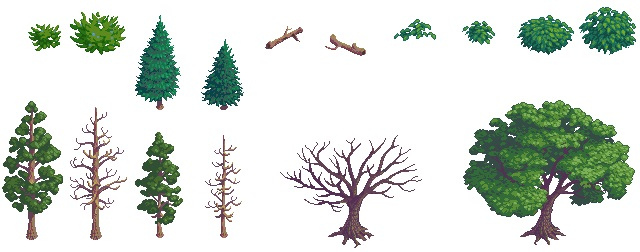
#> input picture 13584586-extract-sprite/1.jpg, 640 x 252 px, found by its file name
$ python improve_tesseract.py
#> lines starting #> are read from the running program, lines starting #| are printed output that depends on the picture; after the words box and inside, x2 and y2 are one past the last pixel; in counts of white or black regions, pixels touching at a corner belong together
import cv2
import pytesseract

pytesseract.pytesseract.tesseract_cmd = r"C:\Program Files\Tesseract-OCR\tesseract.exe"

image = cv2.imread('1.jpg',0)
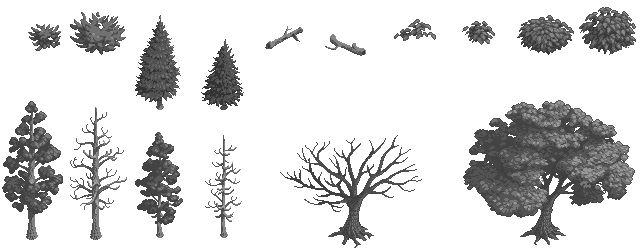
#> image: shape (252, 640); min 0, max 255, mean 217
thresh = cv2.threshold(image, 150, 255, cv2.THRESH_BINARY_INV)[1]
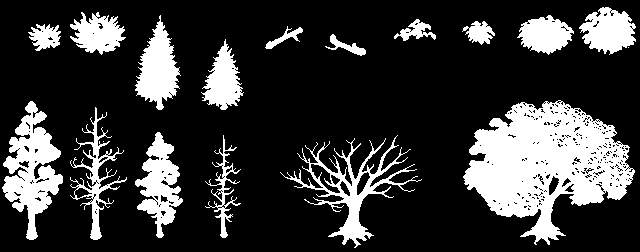
#> thresh: shape (252, 640); 22.1% white; 18 white regions (2 under 20 px), largest, box (x1, y1, x2, y2) and area: (463, 100, 635, 245) 13606, (2, 101, 63, 240) 3958, (280, 135, 422, 248) 2969

kernel = cv2.getStructuringElement(cv2.MORPH_RECT, (5,5))
opening = cv2.morphologyEx(thresh, cv2.MORPH_OPEN, kernel)
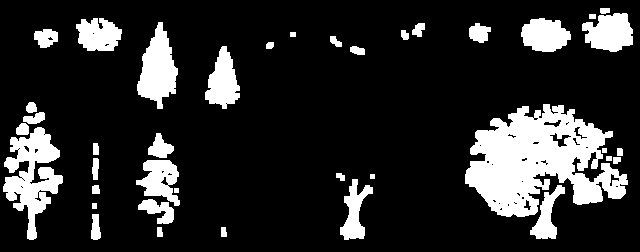
#> opening: shape (252, 640); 17% white; 39 white regions, largest, box (x1, y1, x2, y2) and area: (465, 104, 628, 217) 10727, (3, 127, 63, 240) 3253, (137, 22, 178, 109) 2068

result = 255 - opening
cv2.imshow('thresh', thresh)
cv2.imshow('opening', opening)
cv2.imshow('result', result)

print(pytesseract.image_to_string(result))
#> (this line was passed over: pytesseract is not available in this run)
cv2.waitKey()

$ run again, with 13584586-extract-sprite/ROIS.PNG saved as 13584586-extract-sprite/1.jpg
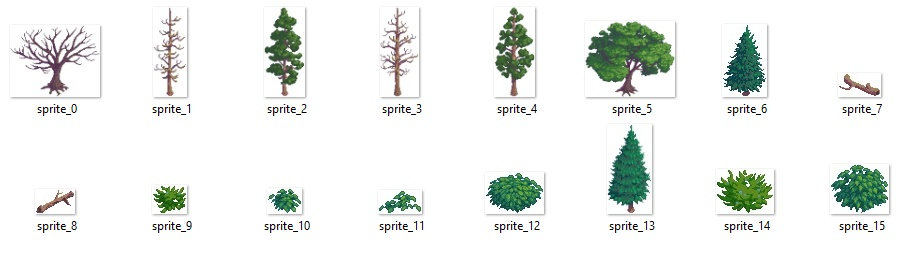
#> input picture 13584586-extract-sprite/ROIS.PNG, 907 x 256 px, found by its file name
#> `thresh = cv2.threshold(image, 150, 255, cv2.THRESH_BINARY_INV)[1]`:
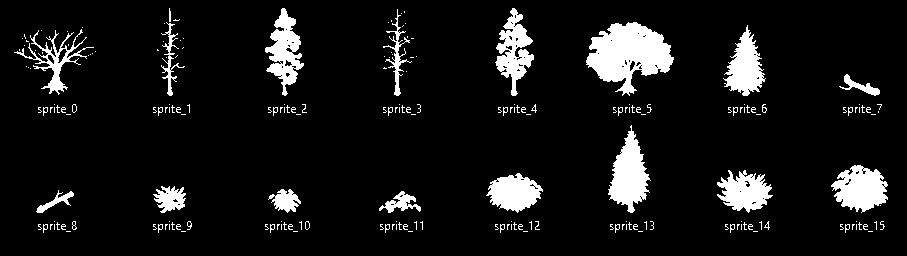
#> thresh: shape (256, 907); 8.9% white; 212 white regions (176 under 20 px), largest, box (x1, y1, x2, y2) and area: (586, 22, 674, 96) 3770, (608, 125, 651, 213) 1964, (831, 165, 888, 213) 1776
#> `opening = cv2.morphologyEx(thresh, cv2.MORPH_OPEN, kernel)`:
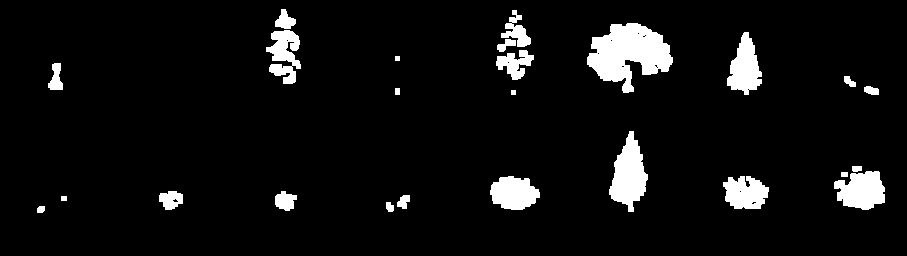
#> opening: shape (256, 907); 6.3% white; 25 white regions, largest, box (x1, y1, x2, y2) and area: (587, 23, 673, 93) 3570, (609, 131, 648, 212) 1821, (834, 171, 885, 210) 1448
